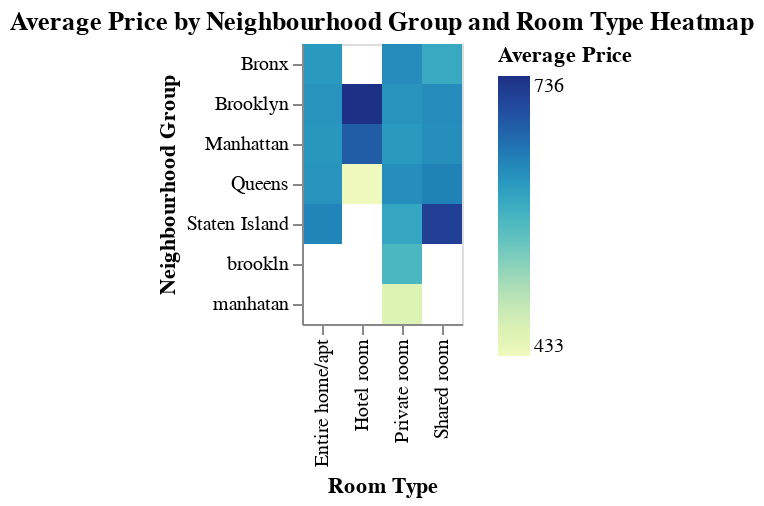

Notebook source saved alongside this figure:
### Markdown cell above
Let's create a heatmap to visualize the average price based on neighbourhood group and room type.

### Code cell
import altair as alt

# Calculate the average price by neighbourhood group and room type
avg_price_heatmap_data = df.groupby(['neighbourhood group', 'room type'])['price'].mean().reset_index()

# Create the heatmap
heatmap = alt.Chart(avg_price_heatmap_data).mark_rect().encode(
    x=alt.X('room type:N', title='Room Type'),
    y=alt.Y('neighbourhood group:N', title='Neighbourhood Group'),
    color=alt.Color('price:Q', title='Average Price'),
    tooltip=['neighbourhood group', 'room type', alt.Tooltip('price', format='.2f')]
).properties(
    title='Average Price by Neighbourhood Group and Room Type Heatmap'
)

# Display the heatmap
heatmap.display()

### Figure 1 — Vega-Lite specification as saved in the notebook (floating-point values rounded to 4 significant figures)
{"config": {"view": {"continuousWidth": 300, "continuousHeight": 300}}, "data": {"name": "data-ef6e83a79c2ff9873d4df2b11100f41a"}, "mark": {"type": "rect"}, "encoding": {"color": {"field": "price", "title": "Average Price", "type": "quantitative"}, "tooltip": [{"field": "neighbourhood group", "type": "nominal"}, {"field": "room type", "type": "nominal"}, {"field": "price", "format": ".2f", "type": "quantitative"}], "x": {"field": "room type", "title": "Room Type", "type": "nominal"}, "y": {"field": "neighbourhood group", "title": "Neighbourhood Group", "type": "nominal"}}, "title": "Average Price by Neighbourhood Group and Room Type Heatmap", "$schema": "https://vega.github.io/schema/vega-lite/v5.20.1.json", "datasets": {"data-ef6e83a79c2ff9873d4df2b11100f41a": [{"neighbourhood group": "Bronx", "room type": "Entire home/apt", "price": 620.2}, {"neighbourhood group": "Bronx", "room type": "Private room", "price": 634.7}, {"neighbourhood group": "Bronx", "room type": "Shared room", "price": 600.3}, {"neighbourhood group": "Brooklyn", "room type": "Entire home/apt", "price": 626.9}, {"neighbourhood group": "Brooklyn", "room type": "Hotel room", "price": 736.1}, {"neighbourhood group": "Brooklyn", "room type": "Private room", "price": 625.9}, {"neighbourhood group": "Brooklyn", "room type": "Shared room", "price": 634.3}, {"neighbourhood group": "Manhattan", "room type": "Entire home/apt", "price": 623.1}, {"neighbourhood group": "Manhattan", "room type": "Hotel room", "price": 681.9}, {"neighbourhood group": "Manhattan", "room type": "Private room", "price": 620.4}, {"neighbourhood group": "Manhattan", "room type": "Shared room", "price": 632.5}, {"neighbourhood group": "Queens", "room type": "Entire home/apt", "price": 627.0}, {"neighbourhood group": "Queens", "room type": "Hotel room", "price": 433.2}, {"neighbourhood group": "Queens", "room type": "Private room", "price": 631.8}, {"neighbourhood group": "Queens", "room type": "Shared room", "price": 645.3}, {"neighbourhood group": "Staten Island", "room type": "Entire home/apt", "price": 642.2}, {"neighbourhood group": "Staten Island", "room type": "Private room", "price": 603.5}, {"neighbourhood group": "Staten Island", "room type": "Shared room", "price": 715.6}, {"neighbourhood group": "brookln", "room type": "Private room", "price": 580.0}, {"neighbourhood group": "manhatan", "room type": "Private room", "price": 460.0}]}}
